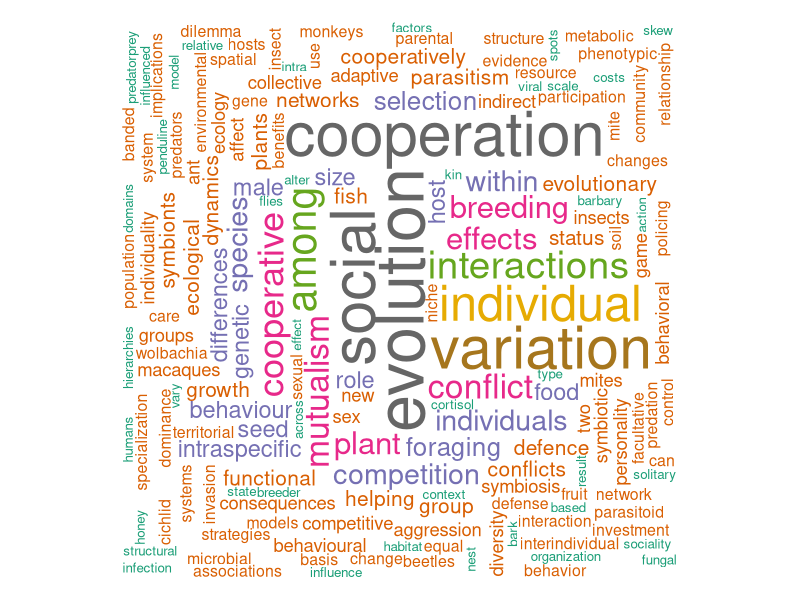
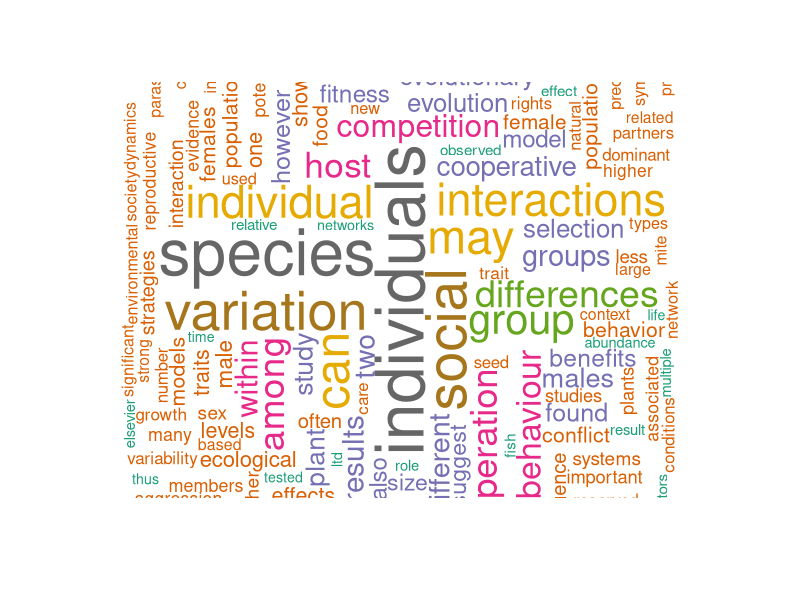
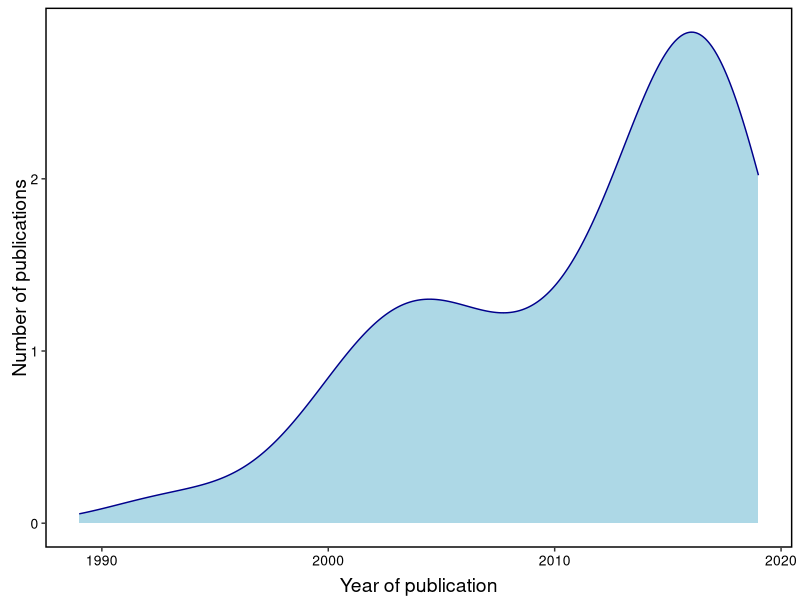
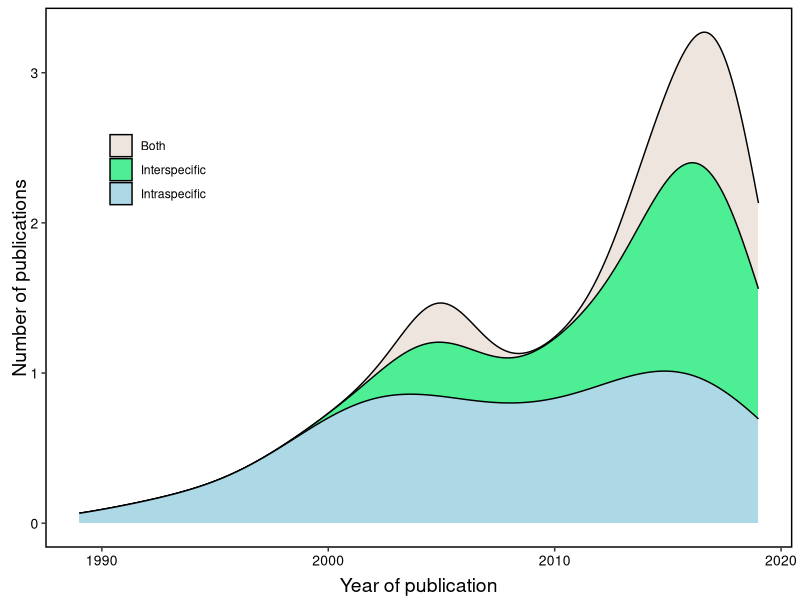

Write R code to recreate these figures, in order.
##########_____Mutualism/Antagonism Synthesis Review_____#########


Sys.setenv(LANG = "en")
library(ggplot2); library(tidyverse)


#Word cloud_abstract titles ----
#Code based on: http://www.sthda.com/english/wiki/text-mining-and-word-cloud-fundamentals-in-r-5-simple-steps-you-should-know
library("tm")# for text mining
library("SnowballC")# for text stemming
library("wordcloud")# word-cloud generator 
library("RColorBrewer")# color palettes

#Importing and formatting the files
text <- readLines("MA-includedtitles.txt")
docs <- Corpus(VectorSource(text))
inspect(docs)

toSpace <- content_transformer(function (x , pattern ) gsub(pattern, " ", x))
docs <- tm_map(docs, toSpace, "/")
docs <- tm_map(docs, toSpace, "@")
docs <- tm_map(docs, toSpace, "\\|") 
docs <- tm_map(docs, content_transformer(tolower)) #to convert the text to lower case
docs <- tm_map(docs, removeNumbers) #to remove numbers
docs <- tm_map(docs, removeWords, stopwords("english"))# to remove english common stopwords
#docs <- tm_map(docs, removeWords, c("blabla1", "blabla2")) # To remove your own words, specify your stopwords as a character vector
docs <- tm_map(docs, removePunctuation) #to remove punctuations
docs <- tm_map(docs, stripWhitespace) #to remove extra white spaces
# docs <- tm_map(docs, stemDocument) # Text stemming #Only use if you want to reduce words to their root

#finding frequency of words (within each title)
dtm <- TermDocumentMatrix(docs)
m <- as.matrix(dtm)
v <- sort(rowSums(m),decreasing=TRUE)
d <- data.frame(word = names(v),freq=v)
head(d, 10)

#Drawing word cloud
set.seed(1234)
wordcloud(words = d$word, freq = d$freq, min.freq = 1,
          max.words=200, random.order=FALSE, rot.per=0.35, 
          colors=brewer.pal(8, "Dark2"))

#Finding the most frequent terms and the association between them
findFreqTerms(dtm, lowfreq = 4)
findAssocs(dtm, terms = "variation", corlimit = 0.3)
findAssocs(dtm, terms = "individual", corlimit = 0.3)


#Word cloud_abstract text ----
#Importing and formatting the files
text <- readLines("MA-includedabstracts.txt")
docs <- Corpus(VectorSource(text))
inspect(docs)

toSpace <- content_transformer(function (x , pattern ) gsub(pattern, " ", x))
docs <- tm_map(docs, toSpace, "/")
docs <- tm_map(docs, toSpace, "@")
docs <- tm_map(docs, toSpace, "\\|") 
docs <- tm_map(docs, content_transformer(tolower)) #to convert the text to lower case
docs <- tm_map(docs, removeNumbers) #to remove numbers
docs <- tm_map(docs, removeWords, stopwords("english"))# to remove english common stopwords
#docs <- tm_map(docs, removeWords, c("blabla1", "blabla2")) # To remove your own words, specify your stopwords as a character vector
docs <- tm_map(docs, removePunctuation) #to remove punctuations
docs <- tm_map(docs, stripWhitespace) #to remove extra white spaces
# docs <- tm_map(docs, stemDocument) # Text stemming #Only use if you want to reduce words to their root

#finding frequency of words 
dtm <- TermDocumentMatrix(docs)
m <- as.matrix(dtm)
v <- sort(rowSums(m),decreasing=TRUE)
d <- data.frame(word = names(v),freq=v)
head(d, 10)

#Drawing word cloud
set.seed(1234)
wordcloud(words = d$word, freq = d$freq, scale=c(4,.5), min.freq = 1,
          max.words=200, random.order=FALSE, rot.per=0.35, 
          colors=brewer.pal(8, "Dark2"))

#Finding the most frequent terms and the association between them
findFreqTerms(dtm, lowfreq = 4)
findAssocs(dtm, terms = "variation", corlimit = 0.3)
findAssocs(dtm, terms = "individual", corlimit = 0.3)


#Time x interaction (included) ----
abstractsincluded <- read.csv("MA.abstractdecision_included.csv", strip.white = TRUE)
fulltextincluded <- read.csv("MA.fulltextdecision_included.csv", strip.white = TRUE)
fulltextincluded <- merge(fulltextincluded, abstractsincluded, by = "abstract.id", all.x = FALSE)

labels(fulltextincluded)
summary(fulltextincluded$year)
fulltextincluded <- rename(fulltextincluded, Scale = scale) #renaming scale to avoid confustion with the function

Fig.time <- NULL
Fig.time$Scale <- fulltextincluded$Scale
Fig.time$year <- fulltextincluded$year
Fig.time <- as.data.frame(Fig.time)

Fig.time1 <- ggplot(Fig.time, aes(x=year, stat(count)))+
  geom_density(color="darkblue", fill="lightblue") +
  labs(x = "Year of publication", y ="Number of publications")+
  theme(axis.text.y = element_text(size = 10, colour = "black"),
        axis.text.x = element_text(size = 10, colour = "black"), 
        panel.background = element_rect(fill = "white"),
        axis.title.y  = element_text(size=14, vjust = 0.1),
        axis.title.x  = element_text(size=14, vjust = 0.1),
        panel.border = element_rect(colour = "black", fill=NA, size = 1)) +
  xlim(1989, 2019)

Fig.time2 <- ggplot(Fig.time, aes(x=year, stat(count), fill=Scale)) +
  geom_density(position = "stack") +
  labs(x = "Year of publication", y ="Number of publications") +
  xlim(1989, 2019) +  
  theme(axis.text.y = element_text(size = 10, colour = "black"),
        axis.text.x = element_text(size = 10, colour = "black"), 
        panel.background = element_rect(fill = "white"),
        axis.title.y  = element_text(size=14, vjust = 0.1),
        axis.title.x  = element_text(size=14, vjust = 0.1),
        panel.border = element_rect(colour = "black", fill=NA, size = 1),
        legend.position = c(0.15,0.7),
        legend.title = element_blank()) +
  scale_fill_manual(values=c("seashell2","seagreen2","lightblue"))

ggsave("Visualisations/Fig.time1.jpg", width = 16, height = 8, units = "cm", Fig.time1, dpi = 600)
ggsave("Visualisations/Fig.time2.jpg", width = 16, height = 8, units = "cm", Fig.time2, dpi = 600)


#Same but including maybes
abstractsincluded <- read.csv("MA.abstractdecision_included.csv", strip.white = TRUE)
fulltextincluded <- read.csv("MA.fulltextdecision_maybeincluded.csv", strip.white = TRUE)
fulltextincluded <- merge(fulltextincluded, abstractsincluded, by = "abstract.id", all.x = FALSE)

labels(fulltextincluded)
summary(fulltextincluded$year)
fulltextincluded <- rename(fulltextincluded, Scale = scale) #renaming scale to avoid confustion with the function

Fig.time <- NULL
Fig.time$Scale <- fulltextincluded$Scale
Fig.time$year <- fulltextincluded$year
Fig.time <- as.data.frame(Fig.time)

Fig.time1a <- ggplot(Fig.time, aes(x=year, stat(count)))+
  geom_density(color="darkblue", fill="lightblue") +
  labs(x = "Year of publication", y ="Number of publications")+
  theme(axis.text.y = element_text(size = 10, colour = "black"),
        axis.text.x = element_text(size = 10, colour = "black"), 
        panel.background = element_rect(fill = "white"),
        axis.title.y  = element_text(size=14, vjust = 0.1),
        axis.title.x  = element_text(size=14, vjust = 0.1),
        panel.border = element_rect(colour = "black", fill=NA, size = 1)) +
  xlim(1989, 2019)

Fig.time2a <- ggplot(Fig.time, aes(x=year, stat(count), fill=Scale)) +
  geom_density(position = "stack") +
  labs(x = "Year of publication", y ="Number of publications") +
  xlim(1989, 2019) + 
  theme(axis.text.y = element_text(size = 10, colour = "black"),
        axis.text.x = element_text(size = 10, colour = "black"), 
        panel.background = element_rect(fill = "white"),
        axis.title.y  = element_text(size=14, vjust = 0.1),
        axis.title.x  = element_text(size=14, vjust = 0.1),
        panel.border = element_rect(colour = "black", fill=NA, size = 1),
        legend.position = c(0.15,0.7),
        legend.title = element_blank()) +
  scale_fill_manual(values=c("seashell2","seagreen2","lightblue"))


#Visualising the Scales of interactions ----

#Visualising the Types of interations used ----

#Visualising the relevant traits ----

#Time x scale ----
